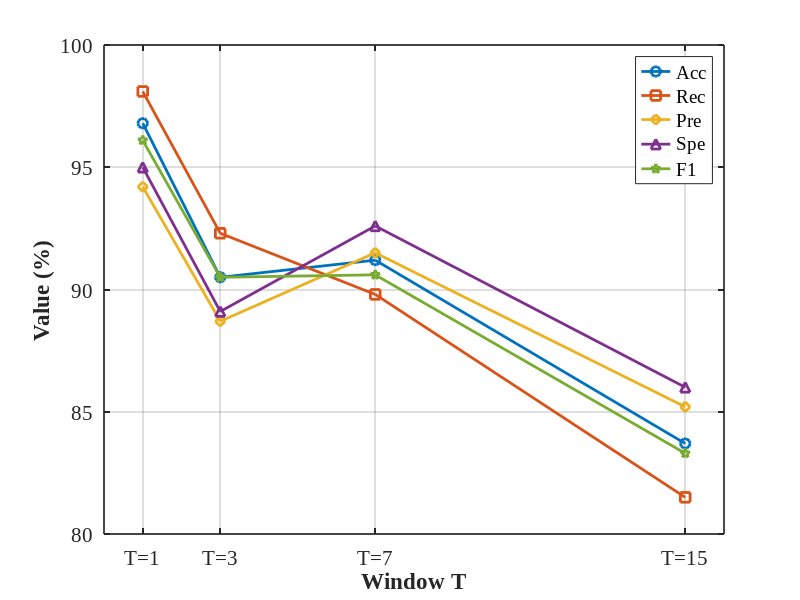

Here is the MATLAB script that generated this plot:
clc; clear; close all;

%% 数据
T = [1, 3, 7, 15];

Acc = [96.8, 90.5, 91.2, 83.7];
Rec = [98.1, 92.3, 89.8, 81.5];
Pre = [94.2, 88.7, 91.5, 85.2];
Spe = [95.0, 89.1, 92.6, 86.0];
F1  = [96.1, 90.5, 90.6, 83.3];

%% 全局字体（论文推荐）
set(0, 'DefaultAxesFontName', 'Times New Roman');
set(0, 'DefaultTextFontName', 'Times New Roman');

%% 绘图
figure;
hold on; grid on; box on;

% 五条曲线（带marker更清晰）
plot(T, Acc, '-o', 'LineWidth', 2, 'MarkerSize', 7);
plot(T, Rec, '-s', 'LineWidth', 2, 'MarkerSize', 7);
plot(T, Pre, '-d', 'LineWidth', 2, 'MarkerSize', 7);
plot(T, Spe, '-^', 'LineWidth', 2, 'MarkerSize', 7);
plot(T, F1,  '-p', 'LineWidth', 2, 'MarkerSize', 7);

%% 坐标轴
xlabel('Window T', 'FontSize', 15, 'FontWeight', 'bold');
ylabel('Value (%)', 'FontSize', 15, 'FontWeight', 'bold');

xticks(T);
xticklabels({'T=1','T=3','T=7','T=15'});

ylim([80 100]);   % 控制显示范围，更像论文图

%% 图例
legend({'Acc','Rec','Pre','Spe','F1'}, 'FontSize', 15);

%% 美化
set(gca, 'LineWidth', 1.2);
set(gca, 'FontSize', 15);

%% ===== 插入表格 =====
% 表格数据
table_data = [Acc', Rec', Pre', Spe', F1'];
table_str = arrayfun(@(x) sprintf('%.1f', x), table_data, 'UniformOutput', false);

% 行列标签
row_name = {'T=1','T=3','T=7','T=15'};
col_name = {'Acc','Rec','Pre','Spe','F1'};

% 创建uitable（嵌入图中）
uitable('Data', table_str, ...
        'ColumnName', col_name, ...
        'RowName', row_name, ...
        'Units', 'normalized', ...
        'Position', [0.62 0.15 0.35 0.35], ... % 位置可调
        'FontName', 'Times New Roman', ...
        'FontSize', 11);
